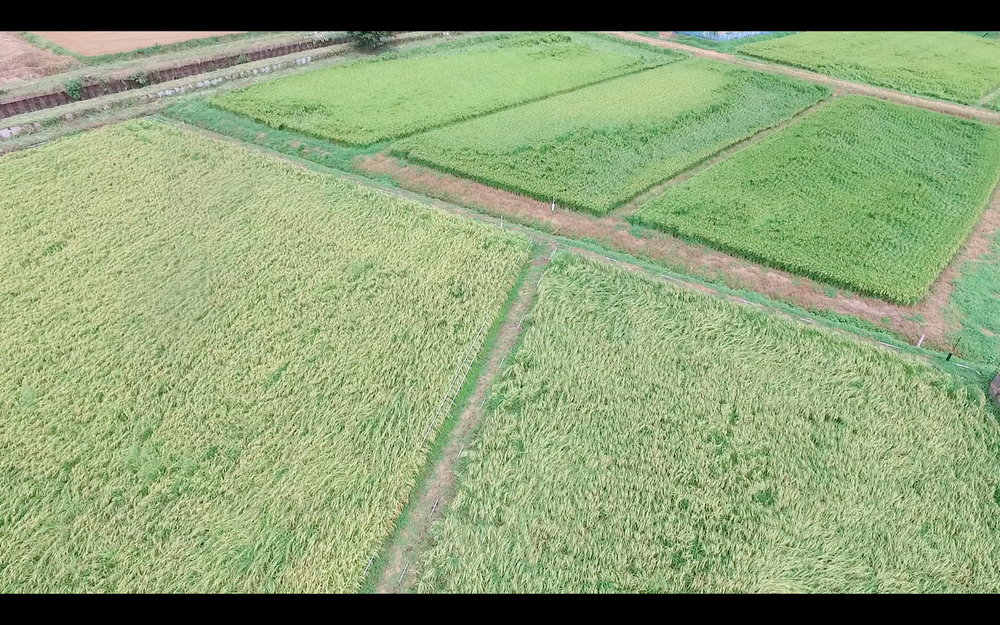
#> input picture org.png, 1000 x 625 px, shrunk from 1440 x 900 before the run
$ python color.py
#> lines starting #> are read from the running program, lines starting #| are printed output that depends on the picture; after the words box and inside, x2 and y2 are one past the last pixel; in counts of white or black regions, pixels touching at a corner belong together
#> further down, image is the input picture: shape (625, 1000, 4); mean B, G, R, A 118.7, 162.2, 142.4, 255
'''
Color extraction by Python
'''
# OpenCVモジュールの追加
import cv2

# 色彩抽出の関数定義
def extract_color(src,h_th_low,h_th_up,s_th,v_th):

    # HSVへの変換
#> called with h_th_low = 0, h_th_up = 178, s_th = 70, v_th = 0
    hsv = cv2.cvtColor(src, cv2.COLOR_BGR2HSV)
#> hsv: shape (625, 1000, 3); mean H, S, V 39.1, 65.1, 163
    h,s,v = cv2.split(hsv)
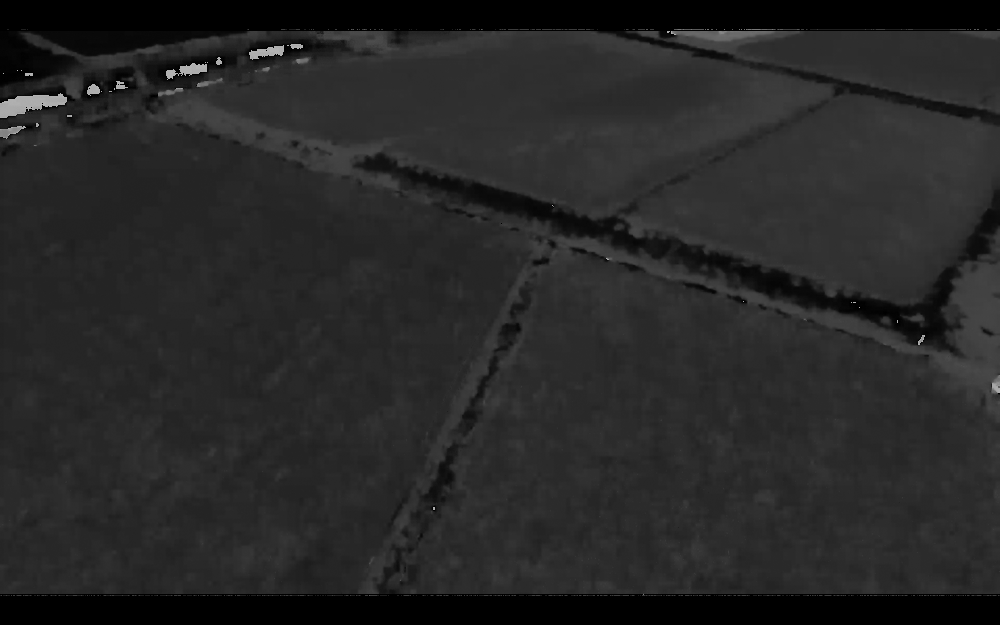
#> h: shape (625, 1000); min 0, max 179, mean 39.1
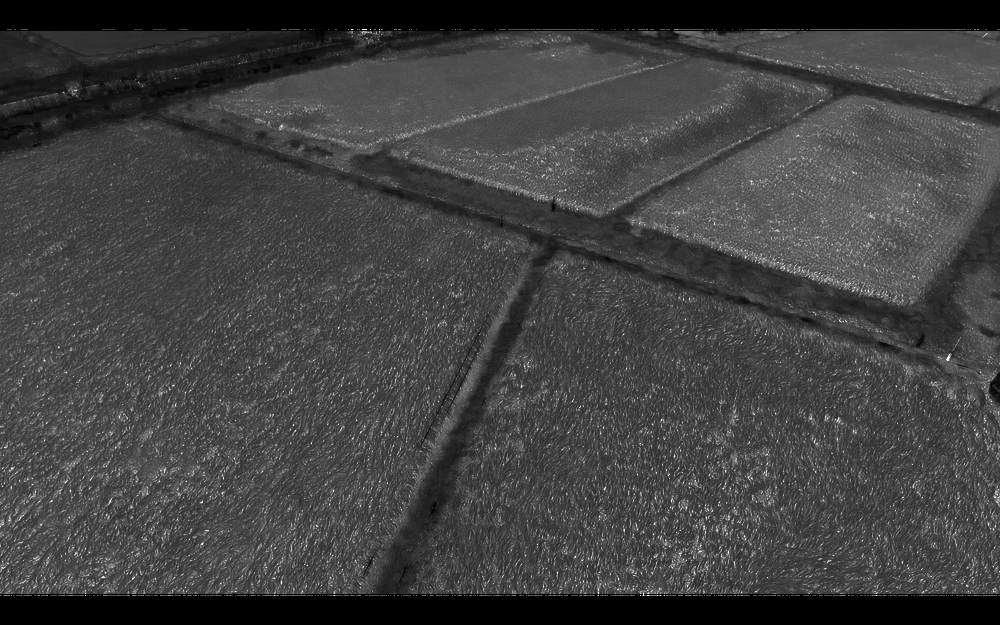
#> s: shape (625, 1000); min 0, max 255, mean 65.1
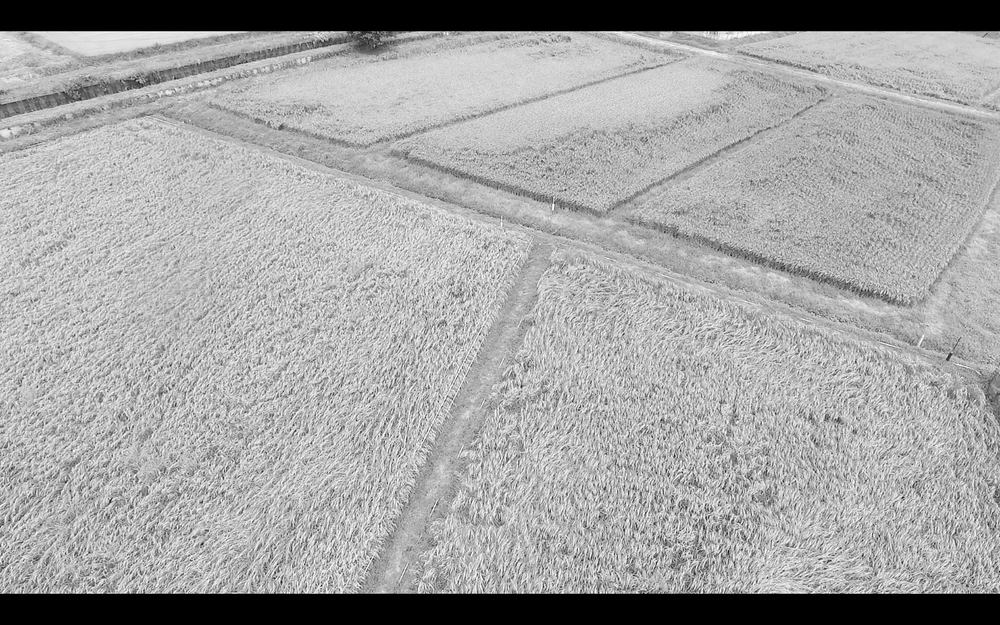
#> v: shape (625, 1000); min 0, max 255, mean 163


    # 色相の赤における0°と360°を調整
    if h_th_low > h_th_up:
        ret,h_dst_1 = cv2.threshold(h,h_th_low,255,cv2.THRESH_BINARY)
        ret,h_dst_2 = cv2.threshold(h,h_th_up,255,cv2.THRESH_BINARY_INV)

        # BINARYとBINARY_INVのどちらかをとる
        dst = cv2.bitwise_or(h_dst_1,h_dst_2)

    else:

        # 赤以外はそのまま適用する
        ret,dst = cv2.threshold(h,h_th_low,255,cv2.THRESH_TOZERO)
#> ret = 0
        ret,dst = cv2.threshold(dst,h_th_up,255,cv2.THRESH_TOZERO_INV)
#> ret = 178

        ret,dst = cv2.threshold(dst,0,255,cv2.THRESH_BINARY)
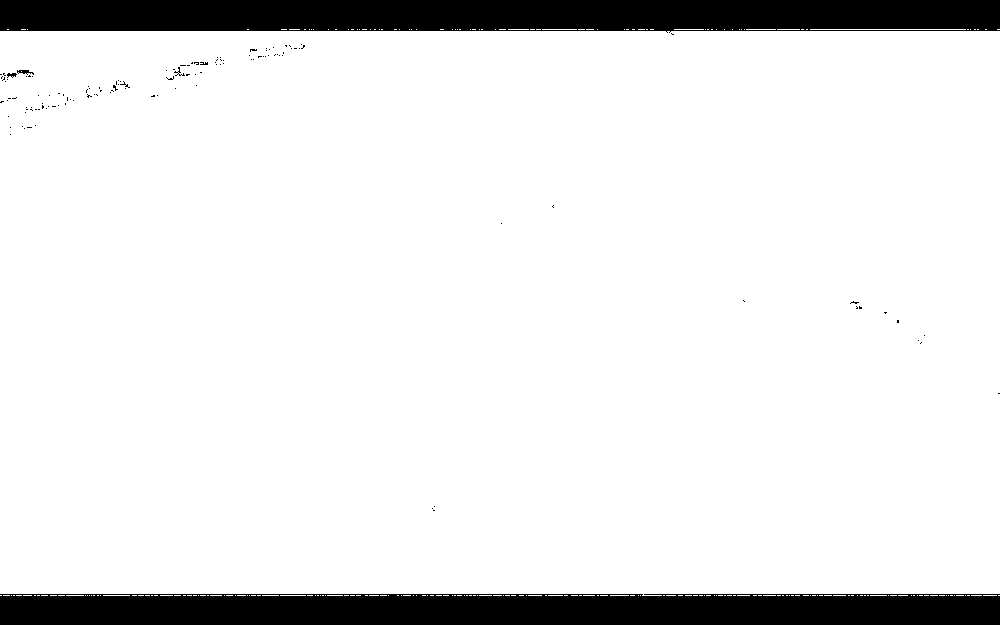
#> dst: shape (625, 1000); 90.2% white; 127 black regions (122 under 20 px), largest, box (x1, y1, x2, y2) and area: (0, 0, 1000, 33) 30551, (0, 594, 1000, 625) 30212, (17, 70, 34, 75) 46, (7, 73, 17, 78) 31, (174, 67, 185, 76) 28

    # S(明度)とV(彩度)についても同様の場合分けを行う
    ret, s_dst = cv2.threshold(s, s_th, 255, cv2.THRESH_BINARY)
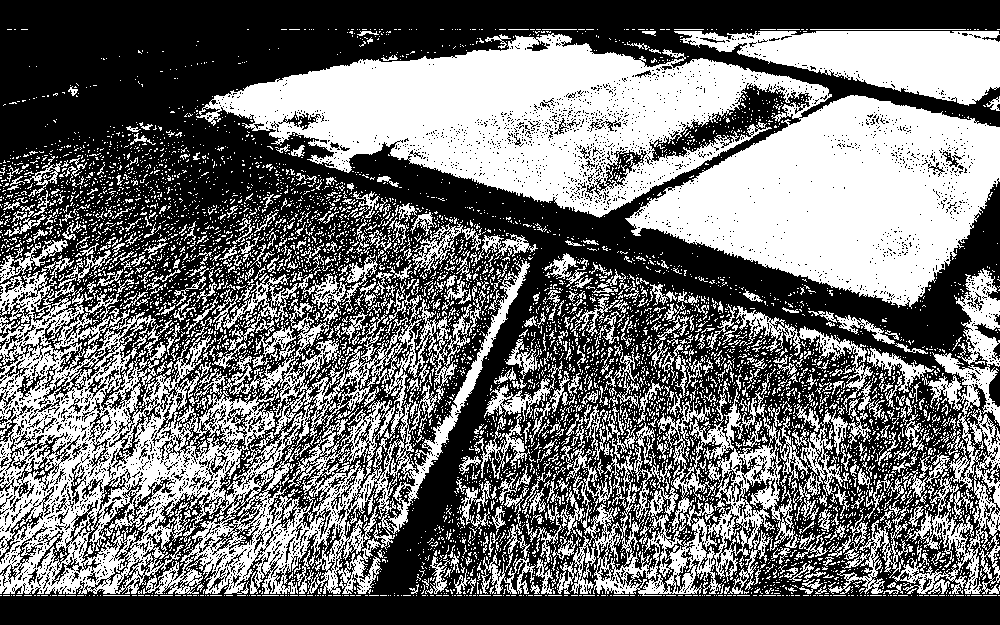
#> s_dst: shape (625, 1000); 43.9% white; 6374 white regions (5781 under 20 px), largest, box (x1, y1, x2, y2) and area: (196, 33, 1000, 309) 99443, (0, 260, 530, 594) 63222, (536, 378, 809, 596) 15618
#> ret = 70
    ret, v_dst = cv2.threshold(v, v_th, 255, cv2.THRESH_BINARY)
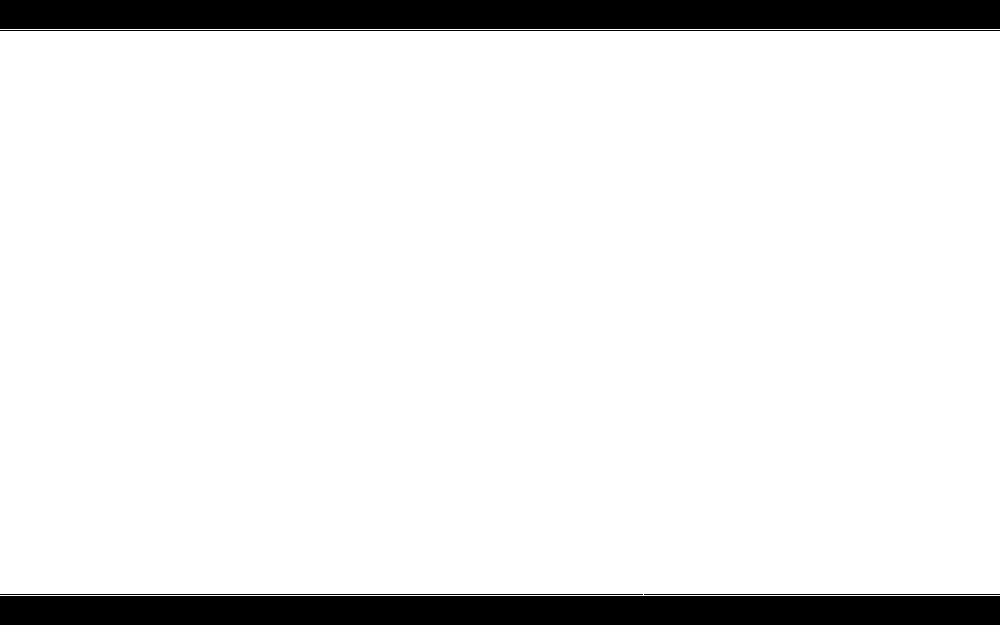
#> v_dst: shape (625, 1000); 90.4% white; 5 black regions, box (x1, y1, x2, y2) and area: (0, 0, 1000, 29) 29000, (0, 596, 1000, 625) 29000, (0, 30, 1000, 31) 1000, (0, 594, 643, 595) 643, (644, 594, 1000, 595) 356
#> ret = 0

    dst = cv2.bitwise_and(dst, s_dst)
    dst = cv2.bitwise_and(dst, v_dst)

    return dst


# 同ファイル内で関数実行する際の決まり文句
if __name__ == "__main__":

    # 読み取りファイルを定義
    ORG_WINDOW_NAME = "org"
    ORG_FILE_NAME  = "org.png"

    # Windowの名前を決める
    cv2.namedWindow("Capture",cv2.WINDOW_AUTOSIZE)
    cv2.namedWindow("Green",cv2.WINDOW_AUTOSIZE)

    while True:
        #元ファイルをそのままopenCVで読み込む
        image = cv2.imread(ORG_FILE_NAME,cv2.IMREAD_UNCHANGED)

        # 緑色を抽出
        green_image = extract_color(image,0,178,70,0)

        cv2.imshow("Capture",image)
        cv2.imshow("Green",green_image)

        # 時間内に緑を抽出した画像を保存
        if cv2.waitKey(33) >= 0:
#> (key Esc is pressed here)
            cv2.imwrite("green_image.png",green_image)
            break

    # 全てのウィンドウを閉じる
    cv2.destroyAllWindows()
